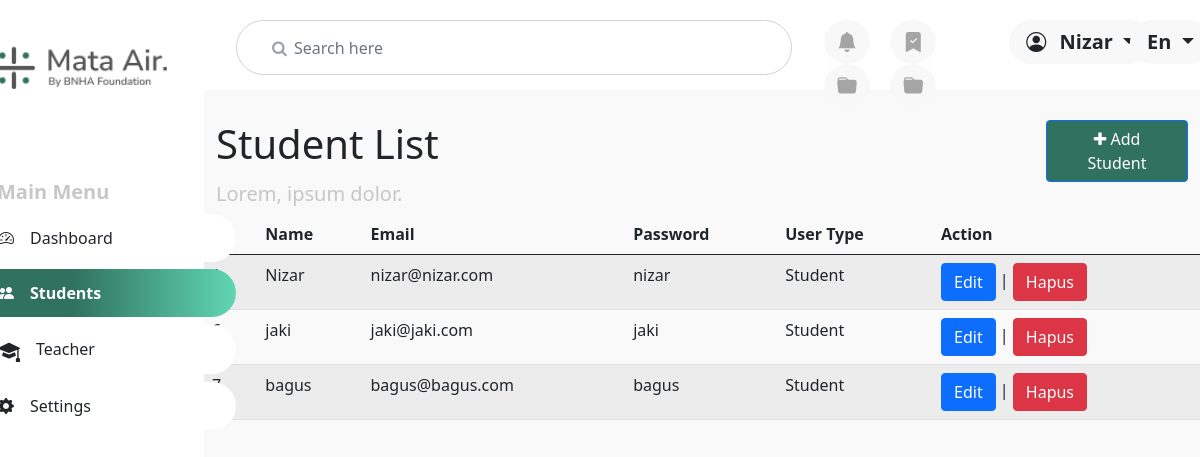
/students.php (signed in), run on the app's committed database.
### tables this page shows
CREATE TABLE `user` (
  `id` int(11) NOT NULL,
  `nama` varchar(64) NOT NULL,
  `email` varchar(32) NOT NULL,
  `password` varchar(255) NOT NULL,
  `level` varchar(10) NOT NULL
);

### students.php (the view, shortened to what this page needs)
<?php
include 'config.php';
?>
<!DOCTYPE html>
<html lang="en">
<head>
    <link rel="stylesheet" href="css/students.css">
    <link href="https://cdn.jsdelivr.net/npm/bootstrap@5.0.2/dist/css/bootstrap.min.css" rel="stylesheet"
>
    <link href="https://cdn.jsdelivr.net/npm/bootstrap-icons@1.5.0/font/bootstrap-icons.css" rel="stylesheet" />
    <link href="https://cdnjs.cloudflare.com/ajax/libs/font-awesome/4.7.0/css/font-awesome.min.css" rel="stylesheet" />
</head>
<body>
    <div class="dashboard">
        <div class="menu">
            <div class="fixx">
                <div class="row">
                    <img src="assets/logo.png" alt="logo">
                </div>
                <h2 style="margin-top: 50px;">Main Menu</h2>
                <div class="row">
                    <div class="col-4">
                        <div class="list-group fs-6 px-3" id="list-tab" role="tablist">
                            <a class="list-group-item mb-2 list-group-item-action" id="list-home-list"
                                 href="dashboard.php" role="tab" aria-controls="list-home"><i
                                    class="bi bi-speedometer2 me-3"></i>Dashboard</a>
                            <a class="list-group-item mb-2 list-group-item-action active" id="list-profile-list"
                                data-bs-toggle="list" href="#list-profile" role="tab" aria-controls="list-profile"><i
                                    class="bi bi-people-fill me-3"></i>Students</a>
                            <a class="list-group-item mb-2 list-group-item-action" id="list-messages-list"
                                data-bs-toggle="list" href="#list-messages" role="tab"
                                aria-controls="list-messages">Teacher</a>
                            <a class="list-group-item mb-2 list-group-item-action" id="list-settings-list"
                                data-bs-toggle="list" href="#list-settings" role="tab" aria-controls="list-settings"><i
                                    class="bi bi-gear-fill me-3"></i>Settings</a>
                        </div>
                    </div>
                </div>
            </div>
        </div>
        <div class="desbor overflow-hidden">
             <div class="kotakan"
                style="width: 100%; height: 90px; display: block; position: fixed; background-color: white; z-index: 4;">
                <div class="row height " style="margin: 20px; margin-left:20px;">
                    <div class="col-6 ">
                        <div class="form "> <i class="fa fa-search ps-3"></i> <input type="text"
                                class="form-control form-input ps-4" placeholder="Search here"></div>
                    </div>
                    <div class="col-2">
                        <button type="button" class="btn fs-5 mx-2" style="border-radius: 50%; background-color: #F8F8F8 ;color: #A5A5A5;"><i class="bi bi-bell-fill"></i></button>
                        <button type="button" class="btn fs-5 mx-2" style="border-radius: 50%; background-color: #F8F8F8 ;color: #A5A5A5;"><i class="bi bi-bookmark-check-fill"></i></button>
                        <button type="button" class="btn fs-5 mx-2" style="border-radius: 50%; background-color: #F8F8F8 ;color: #A5A5A5;"><i class="bi bi-folder-fill"></i></button>
                        <button type="button" class="btn fs-5 mx-2" style="border-radius: 50%; background-color: #F8F8F8 ;color: #A5A5A5;"><i class="bi bi-folder-fill"></i></button>
                    </div>
                    <div class="col-1">
                        <div class="dropdown">
                            <button class="btn dropdown-toggle px-3 fw-bold fs-5" type="button" id="Akun" data-bs-toggle="dropdown" aria-expanded="false" style="border-radius: 40px; background-color:  #F8F8F8;">
                                <i class="bi bi-person-circle pe-2 "></i> <?php echo $_SESSION['nama']; ?>
                            </button>
                        </div>
                    </div>
                    <div class="col-1 ms-4">
                        <div class="dropdown">
                            <button class="btn dropdown-toggle px-3 fw-bold fs-5" type="button" id="Bahasa" data-bs-toggle="dropdown" aria-expanded="false" style="border-radius: 40px; background-color:  #F8F8F8;">
                                En
                            </button>
                        </div>
                    </div>
                </div>
            </div>
            <div class="container">
                <div class="konten">
                    <div class="row">
                        <div class="col-3 me-auto">
                            <h1>Student List</h1>
                        </div>
                        <div class="col-2 text-end">
                            <a href="form-add-student.php" type="button" class="btn btn-primary px-3" style="background-color: #30725E;">
                                <i class="fa fa-plus" aria-hidden="true"></i>
                                Add Student
                            </a>
                        </div>
                    </div>
                    <div class="row">
                        <h2 class="fs-5">Lorem, ipsum dolor.</h2>
                    </div>
                    <div class="row">
                    <table class="table table-striped table-hover">
                            <thead>
                                <tr>
                                    <th>Id</th>
                                    <th>Name</th>
                                    <th>Email</th>
                                    <th>Password</th>
                                    <th>User Type</th>
                                    <th>Action</th>
                                </tr>
                            </thead>
                            <tbody>
                                <?php
                                $sql = "SELECT * FROM user WHERE level='Student'";
                                $query = mysqli_query($conn, $sql);
                                while($user = mysqli_fetch_array($query)){
                                    echo "<tr>";
                                    echo "<td>".$user['id']."</td>";
                                    echo "<td>".$user['nama']."</td>";
                                    echo "<td>".$user['email']."</td>";
                                    echo "<td>".$user['password']."</td>";
                                    echo "<td>".$user['level']."</td>";
                                    echo "<td>";
                                    echo "<a class='btn btn-primary' href='form-edit-student.php?id=".$user['id']."'>Edit</a> | ";
                                    echo "<a class='btn btn-danger' href='delete-student.php?id=".$user['id']."'>Hapus</a>";
                                    echo "</td>";
                                    echo "</tr>";
                                }
                                ?>
                            </tbody>
                        </table>
                    </div>
                </div>
            </div>
        </div>
    </div>
</body>
</html>

### css/students.css (style rules this page uses)
html, body { height: 100%; width: 100%; }
body { margin: 0; padding: 0; font-family: 'Nunito Sans'; background: #30725E; display: flex; justify-content: center; align-items: center; overflow-x: hidden; }
.dashboard { display: flex; flex-direction: row; height: 100%; width: 100%; justify-content: space-between; align-items: center; }
.menu { background-color: white; height: 100%; width: 17%; box-shadow: black; display: flex; flex-direction: column; align-items: center; gap: 10px; }
.desbor { height: 100%; width: 83%; }
.fixx { position: fixed; }
.menu img { height: 50px; width: auto; margin: 40px; }
.list-group { width: 300px; }
.active { background: linear-gradient(90deg, #30725E 39.07%, #60D6B2 99.68%) !important; border: 2px solid #30725E !important; border-radius: 2rem !important; font-weight: bold !important; }
.list-group-item { border-style: none !important; border-radius: 2rem !important; padding: 12px !important; padding-left: 30px !important; }
.menu h2 { margin: 0; font-size: 20px !important; font-style: normal !important; font-weight: bold !important; margin-left: 45px !important; margin-bottom: 10px !important; color: #C7C7C7 !important; }
.konten h2 { color: #C7C7C7 !important; }
.form { position: relative }
.form .fa-search { position: absolute; top: 20px; left: 20px; color: #9ca3af }
.form-input { height: 55px; text-indent: 33px; border-radius: 10px }
.form-input { border-radius: 2rem !important; }
.desbor { height: 100vh; background-color: #F9F9F9; }
.konten { padding-top: 120px; }

### data on the page
user: id "1", nama "Nizar", email "nizar@nizar.com", password "nizar", level "Student"
user: nama "jaki", email "jaki@jaki.com", password "jaki", level "Student"
user: nama "bagus", email "bagus@bagus.com", password "bagus", level "Student"

### other printed values
$_SESSION['nama'] "Nizar"
